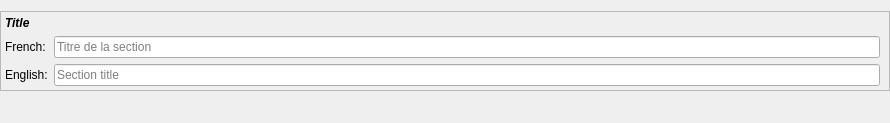
<?xml version="1.0" encoding="UTF-8"?>
<ui version="4.0">
 <class>SectionPropertyEditor</class>
 <widget class="QWidget" name="SectionPropertyEditor">
  <property name="geometry">
   <rect>
    <x>0</x>
    <y>0</y>
    <width>890</width>
    <height>120</height>
   </rect>
  </property>
  <property name="windowTitle">
   <string>Form</string>
  </property>
  <layout class="QVBoxLayout" name="verticalLayout">
   <property name="leftMargin">
    <number>0</number>
   </property>
   <property name="rightMargin">
    <number>0</number>
   </property>
   <item alignment="Qt::AlignTop">
    <widget class="QFrame" name="form_title_frame">
     <property name="sizePolicy">
      <sizepolicy hsizetype="Preferred" vsizetype="Fixed">
       <horstretch>0</horstretch>
       <verstretch>0</verstretch>
      </sizepolicy>
     </property>
     <property name="frameShape">
      <enum>QFrame::StyledPanel</enum>
     </property>
     <property name="frameShadow">
      <enum>QFrame::Raised</enum>
     </property>
     <property name="title" stdset="0">
      <bool>true</bool>
     </property>
     <layout class="QFormLayout" name="formLayout">
      <property name="leftMargin">
       <number>4</number>
      </property>
      <property name="topMargin">
       <number>4</number>
      </property>
      <property name="rightMargin">
       <number>9</number>
      </property>
      <property name="bottomMargin">
       <number>4</number>
      </property>
      <item row="1" column="0">
       <widget class="QLabel" name="label">
        <property name="text">
         <string>French:</string>
        </property>
       </widget>
      </item>
      <item row="1" column="1">
       <widget class="QLineEdit" name="title_field_french">
        <property name="frame">
         <bool>true</bool>
        </property>
        <property name="placeholderText">
         <string>Titre de la section</string>
        </property>
        <property name="title" stdset="0">
         <bool>true</bool>
        </property>
       </widget>
      </item>
      <item row="2" column="0">
       <widget class="QLabel" name="label_2">
        <property name="text">
         <string>English:</string>
        </property>
       </widget>
      </item>
      <item row="2" column="1">
       <widget class="QLineEdit" name="title_field_english">
        <property name="placeholderText">
         <string>Section title</string>
        </property>
       </widget>
      </item>
      <item row="0" column="0">
       <widget class="QLabel" name="label_6">
        <property name="font">
         <font>
          <weight>75</weight>
          <italic>true</italic>
          <bold>true</bold>
         </font>
        </property>
        <property name="text">
         <string>Title</string>
        </property>
       </widget>
      </item>
     </layout>
    </widget>
   </item>
   <item>
    <widget class="QFrame" name="frame_description">
     <property name="sizePolicy">
      <sizepolicy hsizetype="Preferred" vsizetype="Fixed">
       <horstretch>0</horstretch>
       <verstretch>0</verstretch>
      </sizepolicy>
     </property>
     <property name="frameShape">
      <enum>QFrame::NoFrame</enum>
     </property>
     <property name="frameShadow">
      <enum>QFrame::Raised</enum>
     </property>
     <layout class="QVBoxLayout" name="verticalLayout_2">
      <property name="spacing">
       <number>15</number>
      </property>
      <property name="leftMargin">
       <number>6</number>
      </property>
      <property name="rightMargin">
       <number>15</number>
      </property>
      <property name="bottomMargin">
       <number>0</number>
      </property>
     </layout>
    </widget>
   </item>
   <item>
    <widget class="QFrame" name="frame">
     <property name="frameShape">
      <enum>QFrame::NoFrame</enum>
     </property>
     <property name="frameShadow">
      <enum>QFrame::Raised</enum>
     </property>
     <layout class="QHBoxLayout" name="horizontalLayout">
      <property name="spacing">
       <number>0</number>
      </property>
      <property name="leftMargin">
       <number>0</number>
      </property>
      <property name="topMargin">
       <number>0</number>
      </property>
      <property name="rightMargin">
       <number>0</number>
      </property>
      <property name="bottomMargin">
       <number>0</number>
      </property>
     </layout>
    </widget>
   </item>
  </layout>
 </widget>
 <resources/>
 <connections/>
</ui>
